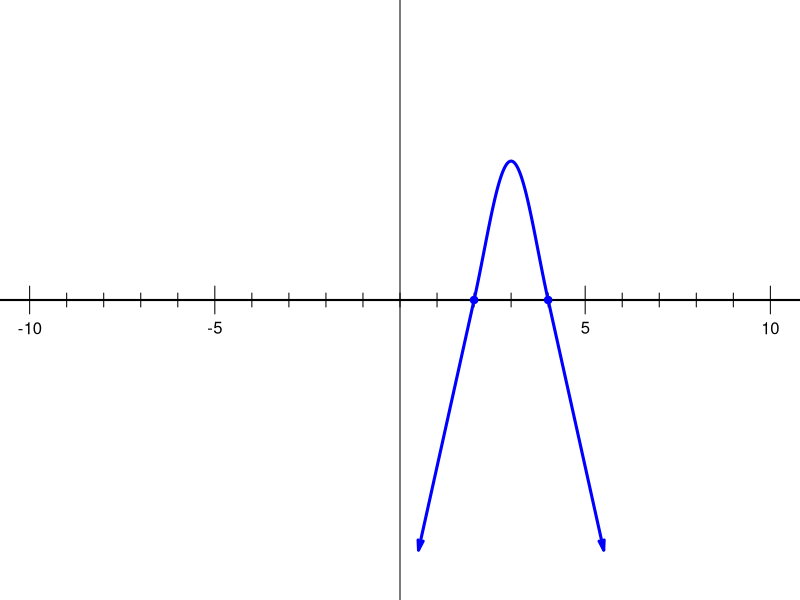
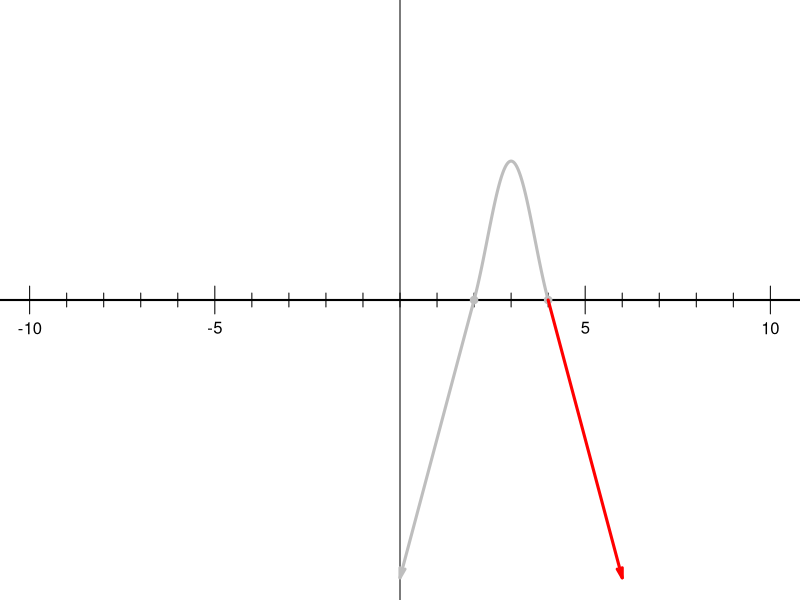

Recreate these plots in R, in order.
## ---- chunk 1
n = sample(2:5,1)
while(T){
    root = sort(sample(1:8,n)*sample(c(-1,1),n,T))
    if(min(diff(root))>1 && max(diff(root))<7){break}
}
a = sample(c(-1,1),1)

rmix = sample(root)
if(a==1){
    exp1 = paste0("(x+",-rmix,")",collapse="")
    exp2 = paste0("(x+",rmix,")",collapse="")
    exp3 = paste0("-",paste0("(x+",-rmix,")",collapse=""))
    exp4 = paste0("-",paste0("(x+",rmix,")",collapse=""))
    exp5 = paste0("(x+",-root,")",collapse="")
    exp6 = paste0("a",paste0("(x+",-root,")",collapse=""))
} else {
    exp1 = paste0("-",paste0("(x+",-rmix,")",collapse=""))
    exp2 = paste0("-",paste0("(x+",rmix,")",collapse=""))
    exp3 = paste0("(x+",-rmix,")",collapse="")
    exp4 = paste0("(x+",rmix,")",collapse="")
    exp5 = paste0("-",paste0("(x+",-root,")",collapse=""))
    exp6 = paste0("a",paste0("(x+",-root,")",collapse=""))
}
exp1 = gsub("+-","-",exp1,fixed=T)
exp2 = gsub("+-","-",exp2,fixed=T)
exp3 = gsub("+-","-",exp3,fixed=T)
exp4 = gsub("+-","-",exp4,fixed=T)
exp5 = gsub("+-","-",exp5,fixed=T)
exp6 = gsub("+-","-",exp6,fixed=T)

exps = sample(c(exp1,exp2,exp3,exp4))
al = paste0("* $y=",exps,"$",collapse="\n")
sol = paste0(1*(exps==exp1),collapse="")

## ---- chunk 2
par(mar=c(0,0,0,0))
plot(0,0,"n",axes=F,ann=F,xlim=c(-10,10),ylim=c(-2,2))
abline(v=0,lwd=1)
abline(h=0,lwd=2)
for(i in -10:10){
    if(i%%5==0 && i!=0){
        lines(c(i,i),c(-0.1,0.1))
        text(i,-0.2,i)
    } else {
        lines(c(i,i),c(-0.05,0.05))
    }
}
xs = root
ts = rev(-(0:(n-1))*pi)
xwave = seq(min(xs),max(xs),0.01)
daslope = 1.2
sf = splinefunH(xs,ts,rep(daslope,n))
# print(typeof(sf))
# print(sf)
lines(xwave,a*sin(sf(xwave)),col="blue",lwd=3)
points(root,rep(0,n),pch=19,col="blue")

# lines(c(max(root),max(root)+2),c(0,2*a),col="blue",lwd=3)
# lines(c(min(root),min(root)-2),c(0,2*a*(-1)^n),col="blue",lwd=3)
arrows(max(root),0,max(root)+1.5,1.5*a*daslope,col="blue",lwd=3,length=0.1,angle=15)
arrows(min(root),0,min(root)-1.5,1.5*a*(-1)^n*daslope,col="blue",lwd=3,length=0.1,angle=15)

## ---- chunk 3
ss = paste0("$x+",-root,"$",collapse=" and ")
ss = gsub("+-","-",ss,fixed=T)
## ---- chunk 4
par(mar=c(0,0,0,0))
plot(0,0,"n",axes=F,ann=F,xlim=c(-10,10),ylim=c(-2,2))
abline(v=0,lwd=1)
abline(h=0,lwd=2)
for(i in -10:10){
    if(i%%5==0 && i!=0){
        lines(c(i,i),c(-0.1,0.1))
        text(i,-0.2,i)
    } else {
        lines(c(i,i),c(-0.05,0.05))
    }
}
xs = root
ts = rev(-(0:(n-1))*pi)
xwave = seq(min(xs),max(xs),0.01)
sf = splinefunH(xs,ts,rep(1,n))
# print(typeof(sf))
# print(sf)
lines(xwave,a*sin(sf(xwave)),col="grey",lwd=3)
points(root,rep(0,n),pch=19,col="grey")

# lines(c(max(root),max(root)+2),c(0,2*a),col="blue",lwd=3)
# lines(c(min(root),min(root)-2),c(0,2*a*(-1)^n),col="blue",lwd=3)
arrows(max(root),0,max(root)+2,2*a,col="red",lwd=3,length=0.1,angle=15)
arrows(min(root),0,min(root)-2,2*a*(-1)^n,col="grey",lwd=3,length=0.1,angle=15)

if(a>0){
    wrd1 = "up"
    wrd2 = "positive"
} else {
    wrd1 = "down"
    wrd2 = "negative"
}

## ---- chunk 5
if(exp5!=exp1){
    cat("And then, since multiplication is commutative, the factors can be written in any order. In this case, the correct answer is:")
    cat(paste0("\n\n$$y=",exp1,"$$"))
}
